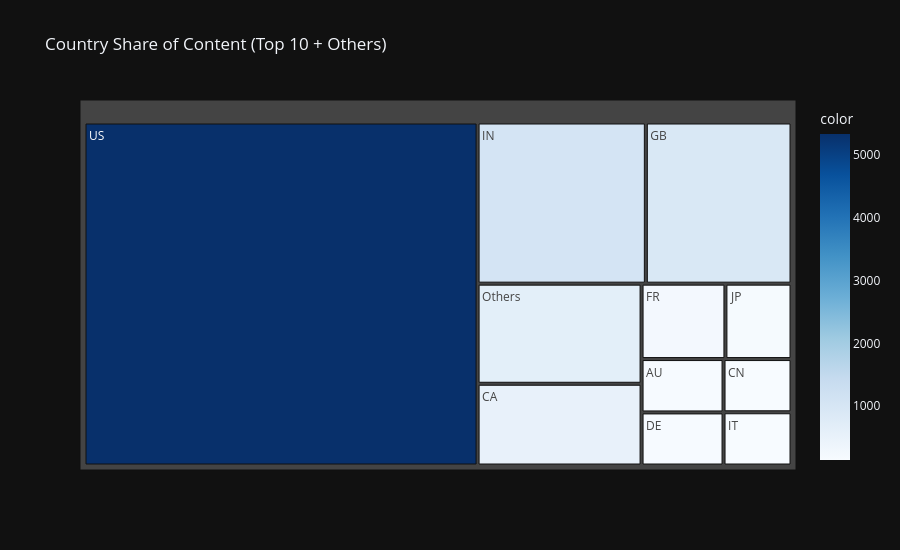

Notebook code cell kept with this figure:
### Code cell
# Country share pie chart (top 10 + others)
top_countries = country_counts.head(10).values
others = country_counts.iloc[10:].sum()
labels = list(country_counts.index[:10]) + ['Others']
values = list(top_countries) + [others]

fig = px.treemap(
    names=labels,
    parents=[''] * len(labels),
    values=values,
    title='Country Share of Content (Top 10 + Others)',
    color=values,
    color_continuous_scale='blues',
    template='plotly_dark'
)
fig.update_layout(width=900, height=550)
fig.show()
try:
    fig.write_image('../images/country_treemap.png', scale=2)
except Exception:
    pass  # kaleido not available

### Figure 1 — Plotly figure (JSON) as saved in the notebook; plotly's stock layout.template omitted (floating-point values rounded to 4 significant figures)
{"data": [{"domain": {"x": [0.0, 1.0], "y": [0.0, 1.0]}, "hovertemplate": "label=%{label}<br>value=%{value}<br>parent=%{parent}<br>color=%{color}<extra></extra>", "labels": ["US", "IN", "GB", "CA", "FR", "JP", "AU", "DE", "CN", "IT", "Others"], "marker": {"coloraxis": "coloraxis", "colors": [5331, 1072, 928, 530, 250, 197, 173, 172, 143, 143, 649]}, "name": "", "parents": ["", "", "", "", "", "", "", "", "", "", ""], "type": "treemap", "values": [5331, 1072, 928, 530, 250, 197, 173, 172, 143, 143, 649]}], "layout": {"coloraxis": {"colorbar": {"title": {"text": "color"}}, "colorscale": [[0.0, "rgb(247,251,255)"], [0.125, "rgb(222,235,247)"], [0.25, "rgb(198,219,239)"], [0.375, "rgb(158,202,225)"], [0.5, "rgb(107,174,214)"], [0.625, "rgb(66,146,198)"], [0.75, "rgb(33,113,181)"], [0.875, "rgb(8,81,156)"], [1.0, "rgb(8,48,107)"]]}, "height": 550, "legend": {"tracegroupgap": 0}, "title": {"text": "Country Share of Content (Top 10 + Others)"}, "width": 900}}
